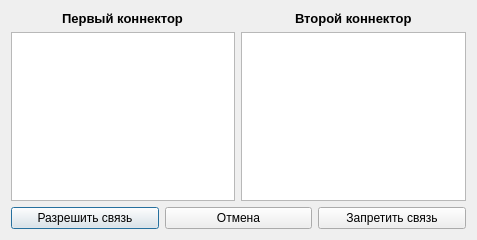
<?xml version="1.0" encoding="UTF-8"?>
<ui version="4.0">
 <class>AddRule</class>
 <widget class="QDialog" name="AddRule">
  <property name="geometry">
   <rect>
    <x>0</x>
    <y>0</y>
    <width>477</width>
    <height>240</height>
   </rect>
  </property>
  <property name="windowTitle">
   <string>Добавить связь</string>
  </property>
  <layout class="QGridLayout" name="gridLayout">
   <item row="0" column="0">
    <layout class="QVBoxLayout" name="verticalLayout_3">
     <item>
      <layout class="QHBoxLayout" name="horizontalLayout_2">
       <item>
        <layout class="QVBoxLayout" name="verticalLayout">
         <item alignment="Qt::AlignHCenter">
          <widget class="QLabel" name="label">
           <property name="text">
            <string>&lt;html&gt;&lt;head/&gt;&lt;body&gt;&lt;p&gt;&lt;span style=&quot; font-size:10pt; font-weight:600;&quot;&gt;Первый коннектор&lt;/span&gt;&lt;/p&gt;&lt;/body&gt;&lt;/html&gt;</string>
           </property>
          </widget>
         </item>
         <item>
          <widget class="QListWidget" name="listWidget"/>
         </item>
        </layout>
       </item>
       <item>
        <layout class="QVBoxLayout" name="verticalLayout_2">
         <item alignment="Qt::AlignHCenter">
          <widget class="QLabel" name="label_2">
           <property name="text">
            <string>&lt;html&gt;&lt;head/&gt;&lt;body&gt;&lt;p&gt;&lt;span style=&quot; font-size:10pt; font-weight:600;&quot;&gt;Второй коннектор&lt;/span&gt;&lt;/p&gt;&lt;/body&gt;&lt;/html&gt;</string>
           </property>
          </widget>
         </item>
         <item>
          <widget class="QListWidget" name="listWidget_2"/>
         </item>
        </layout>
       </item>
      </layout>
     </item>
     <item>
      <layout class="QHBoxLayout" name="horizontalLayout">
       <item>
        <widget class="QPushButton" name="allow">
         <property name="text">
          <string>Разрешить связь</string>
         </property>
        </widget>
       </item>
       <item>
        <widget class="QPushButton" name="reject">
         <property name="text">
          <string>Отмена</string>
         </property>
        </widget>
       </item>
       <item>
        <widget class="QPushButton" name="ban">
         <property name="text">
          <string>Запретить связь</string>
         </property>
        </widget>
       </item>
      </layout>
     </item>
    </layout>
   </item>
  </layout>
 </widget>
 <resources/>
 <connections/>
</ui>
